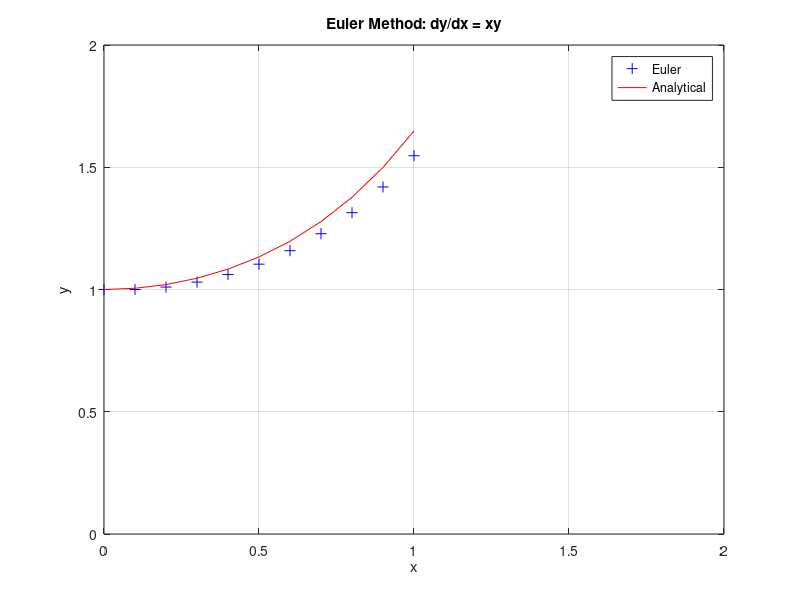

The MATLAB script that drew this image:
dy = @(x,y) x*y;
f  = @(x) exp(x.^2/2);

x0 = 0;  xn = 1;  y0 = 1;  h = 0.1;

N = round((xn - x0)/h);
x_vals = linspace(x0, xn, N+1);
y_vals = zeros(1, N+1);
y_vals(1) = y0;

for i = 1:N
    y_vals(i+1) = y_vals(i) + dy(x_vals(i), y_vals(i)) * h;
end

fprintf('  x      y (Euler)   y (analytical)\n');
for i = 1:N+1
    fprintf('%5.1f   %8.4f   %8.4f\n', x_vals(i), y_vals(i), f(x_vals(i)));
end

plot(x_vals, y_vals, 'b+', 'MarkerSize', 8)
hold on
plot(x_vals, f(x_vals), 'r-')
title('Euler Method: dy/dx = xy')
xlabel('x'); ylabel('y')
xlim([0 2]); ylim([0 2])
legend('Euler', 'Analytical')
grid on
